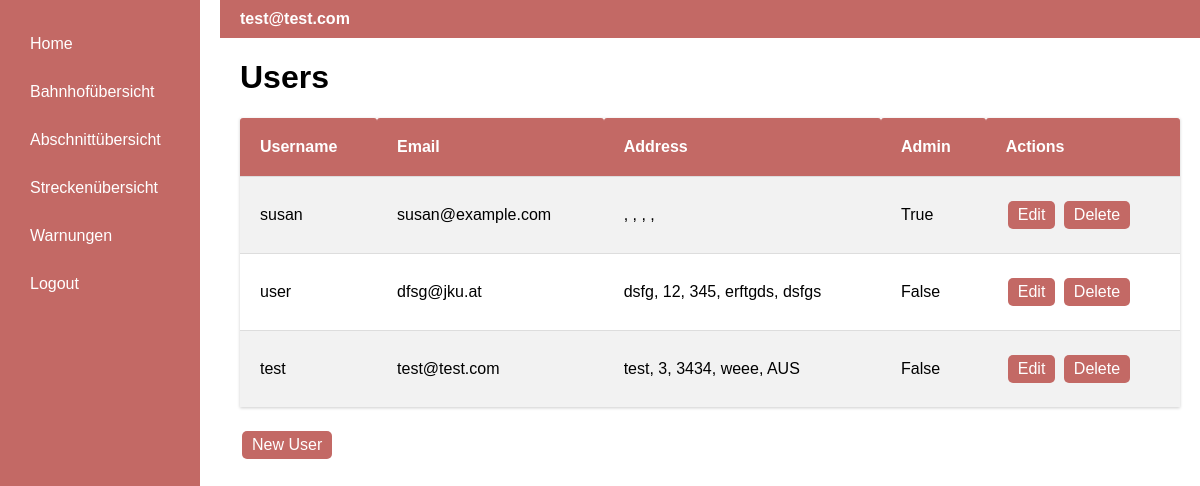
Before: /user (signed in) with the older database file.
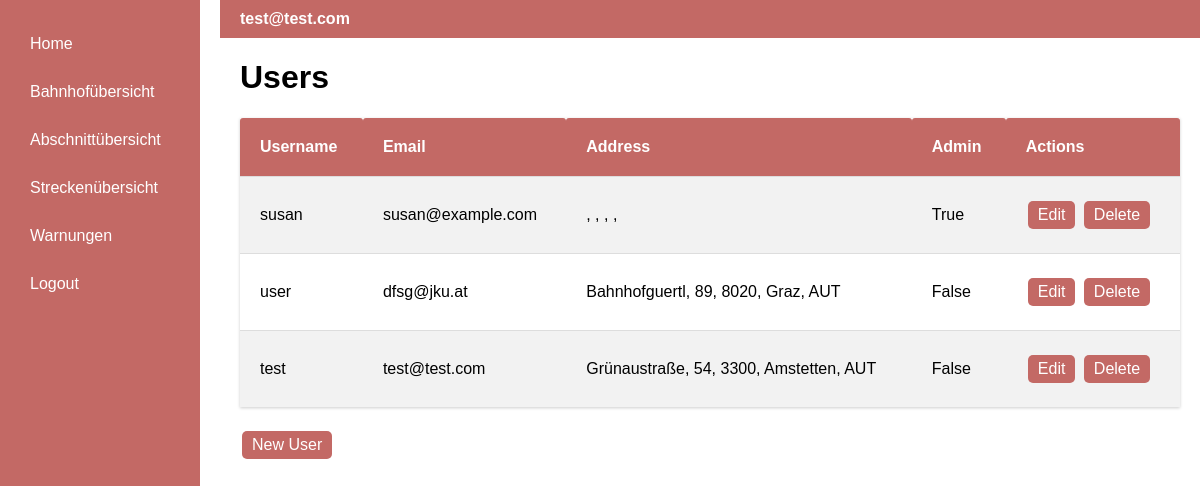
After: the same page with the newer database file.
### app/models.py (models this page shows, shortened)
class User(UserMixin, db.Model):
    id: so.Mapped[int] = so.mapped_column(primary_key=True)
    username: so.Mapped[str] = so.mapped_column(sa.String(64), index=True,
                                                unique=True)
    email: so.Mapped[str] = so.mapped_column(sa.String(120), index=True,
                                             unique=True)
    password_hash: so.Mapped[Optional[str]] = so.mapped_column(sa.String(256))
    isAdmin = db.Column(db.Boolean, default=False)
    address_id = db.Column(db.Integer, db.ForeignKey('address.id', name='fk_user_address_id'))
    address = db.relationship('Address', backref='user', uselist=False)

class Address(db.Model):
    id = db.Column(db.Integer, primary_key=True, autoincrement=True)
    street = db.Column(db.String(140))
    no = db.Column(db.Integer)
    zipcode = db.Column(db.Integer)
    city = db.Column(db.String(140))
    country = db.Column(db.String(140))

### app/routes.py (the view)
@app.route('/user')
@login_required
def user():
    users = User.query.all()
    return render_template('user.html', title='User', users=users)

### app/models.py (called while the page is built)
@login.user_loader
def load_user(id):
    return db.session.get(User, int(id))

### app/templates/user.html
{% extends "base.html" %}
{% block content %}
    <h1>Users</h1>
    <table class="table-station">
        <tr>
            <th>Username</th>
            <th>Email</th>
            <th>Address</th>
            <th>Admin</th>
            <th>Actions</th>
        </tr>
        {% for user in users %}
            <tr>
                <td>{{ user.username }}</td>
                <td>{{ user.email }}</td>
                <td>{{ user.address.street }}, {{ user.address.no }}, {{ user.address.zipcode }}, {{ user.address.city }}, {{ user.address.country }}</td>
                <td>{{ user.isAdmin }}</td>
                <td>
                    <a class="edit-button" href="{{ url_for('userEdit', user_id=user.id) }}">Edit</a>
                    <a class="edit-button" href="{{ url_for('userDelete', user_id=user.id) }}">Delete</a>
                </td>
            </tr>
        {% endfor %}
    </table>
    <a class="edit-button" href="{{ url_for('userNew') }}">New User</a>
{% endblock %}

### app/templates/base.html (shortened to what this page needs)
<!DOCTYPE html>
<html lang="en">
<head>
</head>
<body>
<div class="container">
    <div class="sidebar">
        <a href="{{ url_for('index') }}">Home</a>
        {% if current_user.is_anonymous %}
            <a href="{{ url_for('login') }}">Login</a>
        {% else %}
            <a href="{{ url_for('trainstation') }}">Bahnhofübersicht</a>
            <a href="{{ url_for('segments') }}">Abschnittübersicht</a>
            <a href="{{ url_for('routes_overview') }}">Streckenübersicht</a>
            <a href="{{ url_for('warnings') }}">Warnungen</a>
            <a href="{{ url_for('logout') }}">Logout</a>
        {% endif %}
    </div>
    <div class="content">
        <div class="topbar">
            <span class="email">{{ current_user.email if not current_user.is_anonymous else 'Guest' }}</span>
        </div>
        {% block content %}{% endblock %}
    </div>
</div>
</body>
</html>

Changed rows visible on the page:
changed User "test": address.street "test" → "Grünaustraße"; address.no "3" → "54"; address.zipcode "3434" → "3300"; address.city "weee" → "Amstetten"; address.country "AUS" → "AUT"
changed through a linked row, User "user": address.street "dsfg" → "Bahnhofguertl"; address.no "12" → "89"; address.zipcode "345" → "8020"; address.city "erftgds" → "Graz"; address.country "dsfgs" → "AUT"
